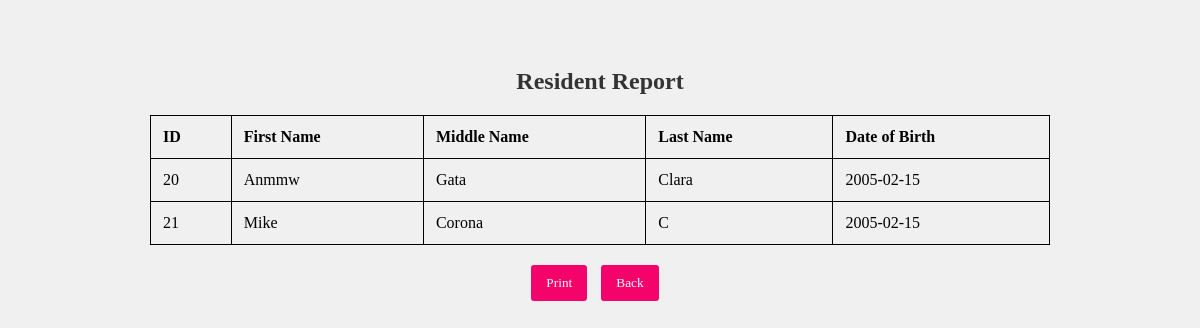
The page /complaints_report.php on the database its author committed.
### tables this page shows
CREATE TABLE `residents` (
  `id` int(11) NOT NULL,
  `first_name` varchar(255) NOT NULL,
  `middle_name` varchar(255) NOT NULL,
  `last_name` varchar(255) NOT NULL,
  `nick_name` varchar(255) NOT NULL,
  `gender` varchar(255) NOT NULL,
  `birth_date` date NOT NULL,
  `place_of_birth` varchar(255) NOT NULL,
  `civil_status` varchar(255) NOT NULL,
  `occupation` varchar(255) NOT NULL,
  `religion` varchar(255) NOT NULL,
  `lot` varchar(255) NOT NULL,
  `purok` varchar(255) NOT NULL,
  `resident_status` varchar(255) NOT NULL,
  `voter_status` varchar(255) NOT NULL,
  `person_with_disability` varchar(255) NOT NULL,
  `email` varchar(255) NOT NULL,
  `phone_number` varchar(255) NOT NULL,
  `telephone` varchar(255) NOT NULL,
  `photo` varchar(255) NOT NULL
);

### complaints_report.php (the view, shortened to what this page needs)
<?php
include 'database.php';
$sql = "SELECT id, first_name, middle_name, last_name, birth_date FROM residents";
$result = $conn->query($sql);
?>
<!DOCTYPE html>
<html lang="en">
<head>
</head>
<body>
<div class="container">
    <h2>Resident Report</h2>
    <table>
        <thead>
            <tr>
                <th>ID</th>
                <th>First Name</th>
                <th>Middle Name</th>
                <th>Last Name</th>
                <th>Date of Birth</th>
            </tr>
        </thead>
        <tbody>
            <?php
            if ($result->num_rows > 0) {
                while ($row = $result->fetch_assoc()) {
                    echo "<tr>";
                    echo "<td>" . $row['id'] . "</td>";
                    echo "<td>" . $row['first_name'] . "</td>";
                    echo "<td>" . $row['middle_name'] . "</td>";
                    echo "<td>" . $row['last_name'] . "</td>";
                    echo "<td>" . $row['birth_date'] . "</td>";
                    echo "</tr>";
                }
            } else {
                echo "<tr><td colspan='5'>No residents found</td></tr>";
            }
            ?>
        </tbody>
    </table>
    <div class="btn-container">
        <button onclick="printPage()">Print</button>
        <button onclick="window.history.back()">Back</button>
    </div>
</div>
</body>
</html>

### complaints_report.php (style rules this page uses)
* { font-family: cursive; }
body { background-color: #f0f0f0; padding: 20px; }
.container { max-width: 900px; margin: 0 auto; padding: 20px; border-radius: 10px; }
h2 { text-align: center; color: #333; }
table { width: 100%; border-collapse: collapse; margin-top: 20px; }
th, td { padding: 12px; text-align: left; border-bottom: 1px solid #dddddd; border: 1px solid black; }
.btn-container { text-align: center; margin-top: 20px; }
button { padding: 10px 15px; background-color: #f3036a; color: white; border: none; border-radius: 3px; cursor: pointer; margin-right: 10px; }

### rows shown on the page
residents: id "20", first_name "Anmmw", middle_name "Gata", last_name "Clara", birth_date "2005-02-15"
residents: id "21", first_name "Mike", middle_name "Corona", last_name "C", birth_date "2005-02-15"
